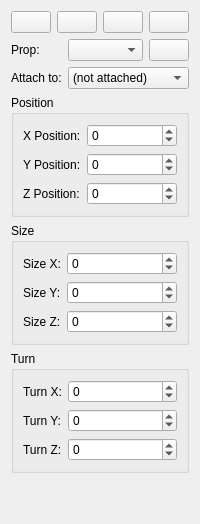
      <widget class="QWidget" name="propsTab">
       <attribute name="title">
        <string>Props</string>
       </attribute>
       <layout class="QGridLayout">
        <item row="0" column="0" colspan="3">
         <layout class="QHBoxLayout">
          <item>
           <widget class="QPushButton" name="newBoxPropButton">
            <property name="text">
             <string/>
            </property>
            <property name="icon">
             <iconset resource="icons.qrc">
              <normaloff>:/icons/icons/box.png</normaloff>:/icons/icons/box.png</iconset>
            </property>
           </widget>
          </item>
          <item>
           <widget class="QPushButton" name="newSpherePropButton">
            <property name="text">
             <string/>
            </property>
            <property name="icon">
             <iconset resource="icons.qrc">
              <normaloff>:/icons/icons/sphere.png</normaloff>:/icons/icons/sphere.png</iconset>
            </property>
           </widget>
          </item>
          <item>
           <widget class="QPushButton" name="newConePropButton">
            <property name="text">
             <string/>
            </property>
            <property name="icon">
             <iconset resource="icons.qrc">
              <normaloff>:/icons/icons/cone.png</normaloff>:/icons/icons/cone.png</iconset>
            </property>
           </widget>
          </item>
          <item>
           <widget class="QPushButton" name="newTorusPropButton">
            <property name="text">
             <string/>
            </property>
            <property name="icon">
             <iconset resource="icons.qrc">
              <normaloff>:/icons/icons/torus.png</normaloff>:/icons/icons/torus.png</iconset>
            </property>
           </widget>
          </item>
         </layout>
        </item>
        <item row="1" column="0">
         <widget class="QLabel" name="propNameLabel">
          <property name="sizePolicy">
           <sizepolicy hsizetype="Fixed" vsizetype="Preferred">
            <horstretch>0</horstretch>
            <verstretch>0</verstretch>
           </sizepolicy>
          </property>
          <property name="text">
           <string>Prop:</string>
          </property>
         </widget>
        </item>
        <item row="1" column="1">
         <widget class="QComboBox" name="propNameCombo">
          <property name="sizePolicy">
           <sizepolicy hsizetype="Preferred" vsizetype="Fixed">
            <horstretch>0</horstretch>
            <verstretch>0</verstretch>
           </sizepolicy>
          </property>
         </widget>
        </item>
        <item row="1" column="2">
         <widget class="QPushButton" name="deletePropButton">
          <property name="sizePolicy">
           <sizepolicy hsizetype="Fixed" vsizetype="Fixed">
            <horstretch>0</horstretch>
            <verstretch>0</verstretch>
           </sizepolicy>
          </property>
          <property name="text">
           <string/>
          </property>
          <property name="icon">
           <iconset resource="icons.qrc">
            <normaloff>:/icons/icons/delete.png</normaloff>:/icons/icons/delete.png</iconset>
          </property>
         </widget>
        </item>
        <item row="2" column="0">
         <widget class="QLabel" name="attachToLabel">
          <property name="sizePolicy">
           <sizepolicy hsizetype="Fixed" vsizetype="Preferred">
            <horstretch>0</horstretch>
            <verstretch>0</verstretch>
           </sizepolicy>
          </property>
          <property name="text">
           <string>Attach to:</string>
          </property>
         </widget>
        </item>
        <item row="2" column="1" colspan="2">
         <widget class="QComboBox" name="attachToComboBox">
          <item>
           <property name="text">
            <string>(not attached)</string>
           </property>
          </item>
          <item>
           <property name="text">
            <string>hip</string>
           </property>
          </item>
          <item>
           <property name="text">
            <string>abdomen</string>
           </property>
          </item>
          <item>
           <property name="text">
            <string>chest</string>
           </property>
          </item>
          <item>
           <property name="text">
            <string>neck</string>
           </property>
          </item>
          <item>
           <property name="text">
            <string>head</string>
           </property>
          </item>
          <item>
           <property name="text">
            <string>-</string>
           </property>
          </item>
          <item>
           <property name="text">
            <string>lCollar</string>
           </property>
          </item>
          <item>
           <property name="text">
            <string>lShldr</string>
           </property>
          </item>
          <item>
           <property name="text">
            <string>lForeArm</string>
           </property>
          </item>
          <item>
           <property name="text">
            <string>lHand</string>
           </property>
          </item>
          <item>
           <property name="text">
            <string>-</string>
           </property>
          </item>
          <item>
           <property name="text">
            <string>rCollar</string>
           </property>
          </item>
          <item>
           <property name="text">
            <string>rShldr</string>
           </property>
          </item>
          <item>
           <property name="text">
            <string>rForeArm</string>
           </property>
          </item>
          <item>
           <property name="text">
            <string>rHand</string>
           </property>
          </item>
          <item>
           <property name="text">
            <string>-</string>
           </property>
          </item>
          <item>
           <property name="text">
            <string>lThigh</string>
           </property>
          </item>
          <item>
           <property name="text">
            <string>lShin</string>
           </property>
          </item>
          <item>
           <property name="text">
            <string>lFoot</string>
           </property>
          </item>
          <item>
           <property name="text">
            <string>-</string>
           </property>
          </item>
          <item>
           <property name="text">
            <string>rThigh</string>
           </property>
          </item>
          <item>
           <property name="text">
            <string>rShin</string>
           </property>
          </item>
          <item>
           <property name="text">
            <string>rFoot</string>
           </property>
          </item>
         </widget>
        </item>
        <item row="3" column="0" colspan="3">
         <widget class="QGroupBox" name="propPositionGroup">
          <property name="title">
           <string>Position</string>
          </property>
          <layout class="QGridLayout">
           <item row="0" column="0">
            <widget class="QLabel" name="propXPosLabel">
             <property name="sizePolicy">
              <sizepolicy hsizetype="Fixed" vsizetype="Preferred">
               <horstretch>0</horstretch>
               <verstretch>0</verstretch>
              </sizepolicy>
             </property>
             <property name="text">
              <string>X Position:</string>
             </property>
            </widget>
           </item>
           <item row="0" column="1">
            <widget class="QSpinBox" name="propXPosSpin">
             <property name="sizePolicy">
              <sizepolicy hsizetype="Preferred" vsizetype="Fixed">
               <horstretch>0</horstretch>
               <verstretch>0</verstretch>
              </sizepolicy>
             </property>
             <property name="minimum">
              <number>-9999</number>
             </property>
             <property name="maximum">
              <number>9999</number>
             </property>
            </widget>
           </item>
           <item row="1" column="0">
            <widget class="QLabel" name="propYPosLabel">
             <property name="sizePolicy">
              <sizepolicy hsizetype="Fixed" vsizetype="Preferred">
               <horstretch>0</horstretch>
               <verstretch>0</verstretch>
              </sizepolicy>
             </property>
             <property name="text">
              <string>Y Position:</string>
             </property>
            </widget>
           </item>
           <item row="1" column="1">
            <widget class="QSpinBox" name="propYPosSpin">
             <property name="sizePolicy">
              <sizepolicy hsizetype="Preferred" vsizetype="Fixed">
               <horstretch>0</horstretch>
               <verstretch>0</verstretch>
              </sizepolicy>
             </property>
             <property name="minimum">
              <number>-9999</number>
             </property>
             <property name="maximum">
              <number>9999</number>
             </property>
            </widget>
           </item>
           <item row="2" column="0">
            <widget class="QLabel" name="propYPosLabel_2">
             <property name="sizePolicy">
              <sizepolicy hsizetype="Fixed" vsizetype="Preferred">
               <horstretch>0</horstretch>
               <verstretch>0</verstretch>
              </sizepolicy>
             </property>
             <property name="text">
              <string>Z Position:</string>
             </property>
            </widget>
           </item>
           <item row="2" column="1">
            <widget class="QSpinBox" name="propZPosSpin">
             <property name="sizePolicy">
              <sizepolicy hsizetype="Preferred" vsizetype="Fixed">
               <horstretch>0</horstretch>
               <verstretch>0</verstretch>
              </sizepolicy>
             </property>
             <property name="minimum">
              <number>-9999</number>
             </property>
             <property name="maximum">
              <number>9999</number>
             </property>
            </widget>
           </item>
          </layout>
         </widget>
        </item>
        <item row="4" column="0" colspan="3">
         <widget class="QGroupBox" name="propScaleGroup">
          <property name="title">
           <string>Size</string>
          </property>
          <layout class="QGridLayout">
           <item row="0" column="0">
            <widget class="QLabel" name="propXScaleLabel">
             <property name="sizePolicy">
              <sizepolicy hsizetype="Fixed" vsizetype="Preferred">
               <horstretch>0</horstretch>
               <verstretch>0</verstretch>
              </sizepolicy>
             </property>
             <property name="text">
              <string>Size X:</string>
             </property>
            </widget>
           </item>
           <item row="0" column="1">
            <widget class="QSpinBox" name="propXScaleSpin">
             <property name="sizePolicy">
              <sizepolicy hsizetype="Preferred" vsizetype="Fixed">
               <horstretch>0</horstretch>
               <verstretch>0</verstretch>
              </sizepolicy>
             </property>
             <property name="minimum">
              <number>-9999</number>
             </property>
             <property name="maximum">
              <number>9999</number>
             </property>
            </widget>
           </item>
           <item row="1" column="0">
            <widget class="QLabel" name="propYScaleLabel">
             <property name="sizePolicy">
              <sizepolicy hsizetype="Fixed" vsizetype="Preferred">
               <horstretch>0</horstretch>
               <verstretch>0</verstretch>
              </sizepolicy>
             </property>
             <property name="text">
              <string>Size Y:</string>
             </property>
            </widget>
           </item>
           <item row="1" column="1">
            <widget class="QSpinBox" name="propYScaleSpin">
             <property name="sizePolicy">
              <sizepolicy hsizetype="Preferred" vsizetype="Fixed">
               <horstretch>0</horstretch>
               <verstretch>0</verstretch>
              </sizepolicy>
             </property>
             <property name="minimum">
              <number>-9999</number>
             </property>
             <property name="maximum">
              <number>9999</number>
             </property>
            </widget>
           </item>
           <item row="2" column="0">
            <widget class="QLabel" name="propZScaleLabel">
             <property name="sizePolicy">
              <sizepolicy hsizetype="Fixed" vsizetype="Preferred">
               <horstretch>0</horstretch>
               <verstretch>0</verstretch>
              </sizepolicy>
             </property>
             <property name="text">
              <string>Size Z:</string>
             </property>
            </widget>
           </item>
           <item row="2" column="1">
            <widget class="QSpinBox" name="propZScaleSpin">
             <property name="sizePolicy">
              <sizepolicy hsizetype="Preferred" vsizetype="Fixed">
               <horstretch>0</horstretch>
               <verstretch>0</verstretch>
              </sizepolicy>
             </property>
             <property name="minimum">
              <number>-9999</number>
             </property>
             <property name="maximum">
              <number>9999</number>
             </property>
            </widget>
           </item>
          </layout>
         </widget>
        </item>
        <item row="5" column="0" colspan="3">
         <widget class="QGroupBox" name="propRotationGroup">
          <property name="title">
           <string>Turn</string>
          </property>
          <layout class="QGridLayout">
           <item row="0" column="0">
            <widget class="QLabel" name="propXRotLabel">
             <property name="sizePolicy">
              <sizepolicy hsizetype="Fixed" vsizetype="Preferred">
               <horstretch>0</horstretch>
               <verstretch>0</verstretch>
              </sizepolicy>
             </property>
             <property name="text">
              <string>Turn X:</string>
             </property>
            </widget>
           </item>
           <item row="0" column="1">
            <widget class="QSpinBox" name="propXRotSpin">
             <property name="sizePolicy">
              <sizepolicy hsizetype="Preferred" vsizetype="Fixed">
               <horstretch>0</horstretch>
               <verstretch>0</verstretch>
              </sizepolicy>
             </property>
             <property name="minimum">
              <number>-9999</number>
             </property>
             <property name="maximum">
              <number>9999</number>
             </property>
            </widget>
           </item>
           <item row="1" column="0">
            <widget class="QLabel" name="propYRotLabel">
             <property name="sizePolicy">
              <sizepolicy hsizetype="Fixed" vsizetype="Preferred">
               <horstretch>0</horstretch>
               <verstretch>0</verstretch>
              </sizepolicy>
             </property>
             <property name="text">
              <string>Turn Y:</string>
             </property>
            </widget>
           </item>
           <item row="1" column="1">
            <widget class="QSpinBox" name="propYRotSpin">
             <property name="sizePolicy">
              <sizepolicy hsizetype="Preferred" vsizetype="Fixed">
               <horstretch>0</horstretch>
               <verstretch>0</verstretch>
              </sizepolicy>
             </property>
             <property name="minimum">
              <number>-9999</number>
             </property>
             <property name="maximum">
              <number>9999</number>
             </property>
            </widget>
           </item>
           <item row="2" column="0">
            <widget class="QLabel" name="propZRotLabel">
             <property name="sizePolicy">
              <sizepolicy hsizetype="Fixed" vsizetype="Preferred">
               <horstretch>0</horstretch>
               <verstretch>0</verstretch>
              </sizepolicy>
             </property>
             <property name="text">
              <string>Turn Z:</string>
             </property>
            </widget>
           </item>
           <item row="2" column="1">
            <widget class="QSpinBox" name="propZRotSpin">
             <property name="sizePolicy">
              <sizepolicy hsizetype="Preferred" vsizetype="Fixed">
               <horstretch>0</horstretch>
               <verstretch>0</verstretch>
              </sizepolicy>
             </property>
             <property name="minimum">
              <number>-9999</number>
             </property>
             <property name="maximum">
              <number>9999</number>
             </property>
            </widget>
           </item>
          </layout>
         </widget>
        </item>
        <item row="6" column="1">
         <spacer>
          <property name="orientation">
           <enum>Qt::Vertical</enum>
          </property>
          <property name="sizeHint" stdset="0">
           <size>
            <width>20</width>
            <height>40</height>
           </size>
          </property>
         </spacer>
        </item>
       </layout>
      </widget>
